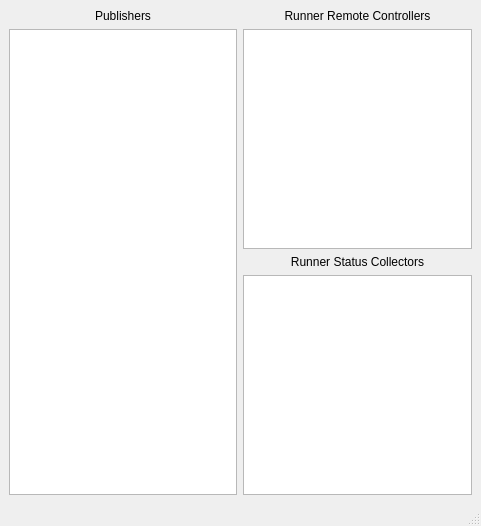
<ui version="4.0" >
 <class>MainWindow</class>
 <widget class="QMainWindow" name="MainWindow" >
  <property name="geometry" >
   <rect>
    <x>0</x>
    <y>0</y>
    <width>481</width>
    <height>526</height>
   </rect>
  </property>
  <property name="windowTitle" >
   <string>MainWindow</string>
  </property>
  <widget class="QWidget" name="centralwidget" >
   <layout class="QHBoxLayout" >
    <property name="margin" >
     <number>9</number>
    </property>
    <property name="spacing" >
     <number>6</number>
    </property>
    <item>
     <layout class="QVBoxLayout" >
      <property name="margin" >
       <number>0</number>
      </property>
      <property name="spacing" >
       <number>6</number>
      </property>
      <item>
       <widget class="QLabel" name="publishersLabel_" >
        <property name="text" >
         <string>Publishers</string>
        </property>
        <property name="alignment" >
         <set>Qt::AlignCenter</set>
        </property>
       </widget>
      </item>
      <item>
       <widget class="SideCar::GUI::ZeroconfMonitor::BrowserWidget" name="publishers_" >
        <property name="focusPolicy" >
         <enum>Qt::NoFocus</enum>
        </property>
        <property name="selectionMode" >
         <enum>QAbstractItemView::NoSelection</enum>
        </property>
       </widget>
      </item>
     </layout>
    </item>
    <item>
     <layout class="QVBoxLayout" >
      <property name="margin" >
       <number>0</number>
      </property>
      <property name="spacing" >
       <number>6</number>
      </property>
      <item>
       <layout class="QVBoxLayout" >
        <property name="margin" >
         <number>0</number>
        </property>
        <property name="spacing" >
         <number>6</number>
        </property>
        <item>
         <widget class="QLabel" name="controllersLabel_" >
          <property name="text" >
           <string>Runner Remote Controllers</string>
          </property>
          <property name="alignment" >
           <set>Qt::AlignCenter</set>
          </property>
         </widget>
        </item>
        <item>
         <widget class="SideCar::GUI::ZeroconfMonitor::BrowserWidget" name="controllers_" >
          <property name="focusPolicy" >
           <enum>Qt::NoFocus</enum>
          </property>
          <property name="selectionMode" >
           <enum>QAbstractItemView::NoSelection</enum>
          </property>
         </widget>
        </item>
       </layout>
      </item>
      <item>
       <layout class="QVBoxLayout" >
        <property name="margin" >
         <number>0</number>
        </property>
        <property name="spacing" >
         <number>6</number>
        </property>
        <item>
         <widget class="QLabel" name="collectorsLabel_" >
          <property name="text" >
           <string>Runner Status Collectors</string>
          </property>
          <property name="alignment" >
           <set>Qt::AlignCenter</set>
          </property>
         </widget>
        </item>
        <item>
         <widget class="SideCar::GUI::ZeroconfMonitor::BrowserWidget" name="collectors_" >
          <property name="focusPolicy" >
           <enum>Qt::NoFocus</enum>
          </property>
          <property name="selectionMode" >
           <enum>QAbstractItemView::NoSelection</enum>
          </property>
         </widget>
        </item>
       </layout>
      </item>
     </layout>
    </item>
   </layout>
  </widget>
  <widget class="QMenuBar" name="menubar" >
   <property name="geometry" >
    <rect>
     <x>0</x>
     <y>0</y>
     <width>481</width>
     <height>22</height>
    </rect>
   </property>
  </widget>
  <widget class="QStatusBar" name="statusbar" />
 </widget>
 <customwidgets>
  <customwidget>
   <class>SideCar::GUI::ZeroconfMonitor::BrowserWidget</class>
   <extends>QListWidget</extends>
   <header>GUI/ZeroconfMonitor/BrowserWidget.h</header>
  </customwidget>
 </customwidgets>
 <resources/>
 <connections/>
</ui>
